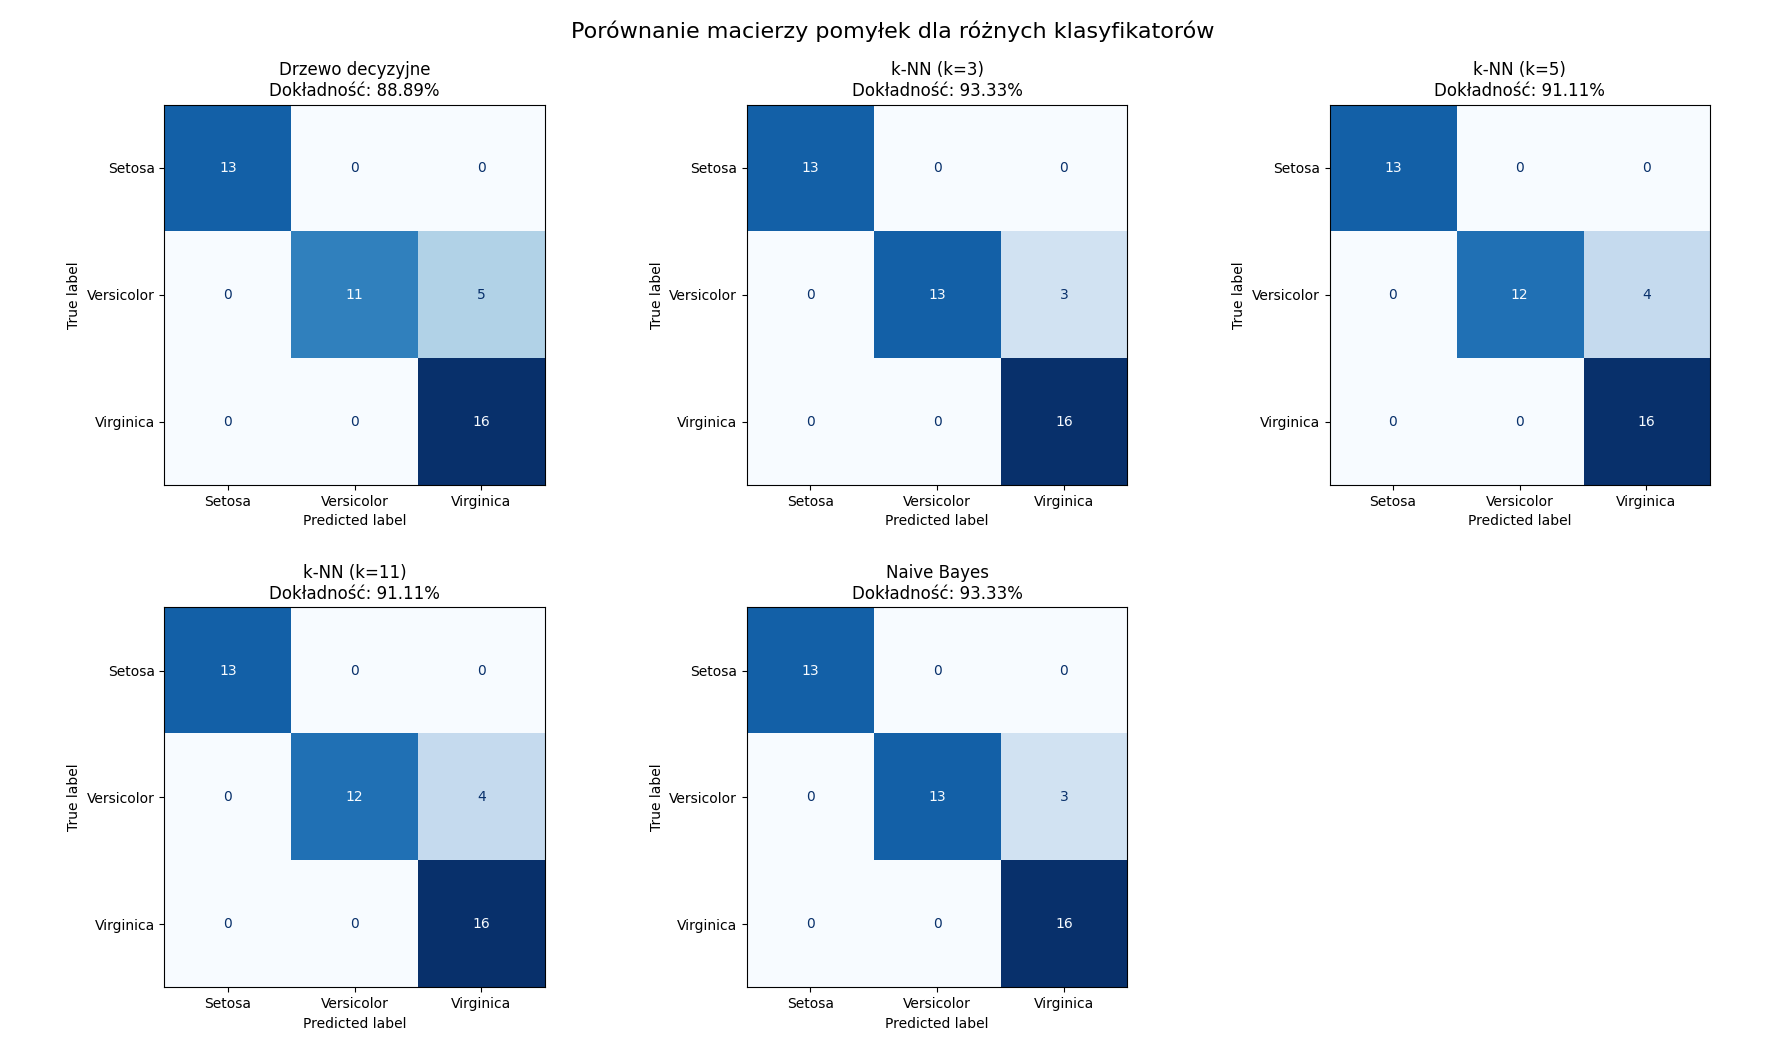

Reproduce this figure in Python.
import pandas as pd
import numpy as np
import matplotlib.pyplot as plt
from sklearn.model_selection import train_test_split
from sklearn.neighbors import KNeighborsClassifier
from sklearn.naive_bayes import GaussianNB
from sklearn.tree import DecisionTreeClassifier
from sklearn.metrics import accuracy_score, confusion_matrix, ConfusionMatrixDisplay

df = pd.read_csv("iris1_1.csv")

all_inputs = df[["sepal.length", "sepal.width", "petal.length", "petal.width"]].values
all_classes = df["variety"].values

(train_inputs, test_inputs, train_classes, test_classes) = train_test_split(
    all_inputs, all_classes, train_size=0.7, random_state=292567
)

classifiers = {
    'Drzewo decyzyjne': DecisionTreeClassifier(),
    'k-NN (k=3)': KNeighborsClassifier(n_neighbors=3),
    'k-NN (k=5)': KNeighborsClassifier(n_neighbors=5),
    'k-NN (k=11)': KNeighborsClassifier(n_neighbors=11),
    'Naive Bayes': GaussianNB()
}

accuracies = {}
cms = {}

for name, clf in classifiers.items():
    clf.fit(train_inputs, train_classes)
    
    y_pred = clf.predict(test_inputs)
     
    accuracy = accuracy_score(test_classes, y_pred)
    accuracies[name] = accuracy * 100
    
    print(f"\n{name}:")
    print(f"Dokładność: {accuracy:.4f} ({accuracy*100:.2f}%)")
    
    cm = confusion_matrix(test_classes, y_pred)
    cms[name] = cm
    print("Macierz błędów:")
    print(cm)
    
    
fig, axes = plt.subplots(2, 3, figsize=(18, 12))
axes = axes.flatten()

for i, (name, cm) in enumerate(cms.items()):
    ax = axes[i]
    disp = ConfusionMatrixDisplay(
        confusion_matrix=cm,
        display_labels=["Setosa", "Versicolor", "Virginica"]
    )
    disp.plot(ax=ax, cmap=plt.cm.Blues, values_format='d', colorbar=False)
    ax.set_title(f'{name}\nDokładność: {accuracies[name]:.2f}%')
if len(cms) < len(axes):
    axes[-1].axis('off')
    
plt.tight_layout()
plt.suptitle('Porównanie macierzy pomyłek dla różnych klasyfikatorów', fontsize=16)
plt.subplots_adjust(top=0.9)
plt.show()

print("\n--- Porównanie dokładności klasyfikatorów ---")
for name, accuracy in sorted(accuracies.items(), key=lambda x: x[1], reverse=True):
    print(f"{name}: {accuracy:.2f}%")
